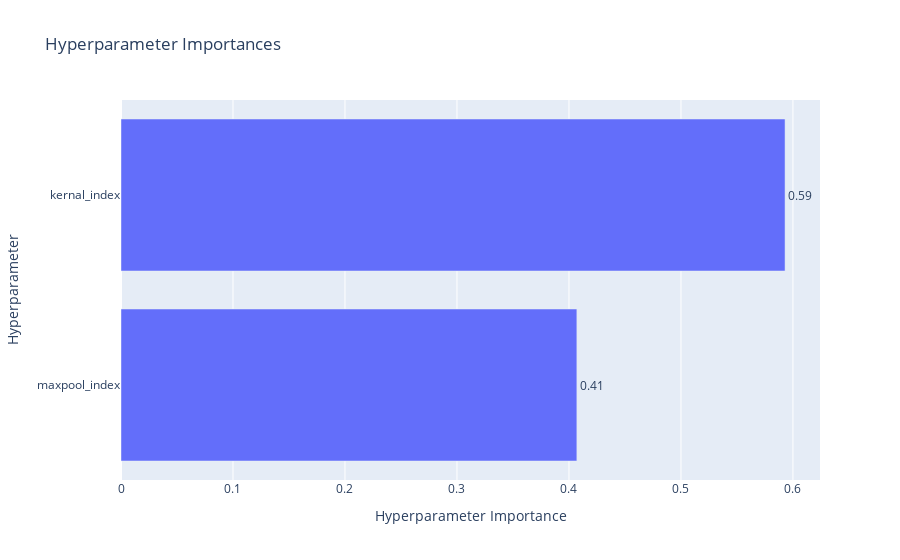

The code cell stored with this chart in its notebook:
### Code cell
optuna.visualization.plot_param_importances(study)

### Figure 1 — Plotly figure (JSON) as saved in the notebook; plotly's stock layout.template omitted (floating-point values rounded to 4 significant figures)
{"data": [{"cliponaxis": false, "hovertemplate": ["maxpool_index (CategoricalDistribution): 0.40705151367688763<extra></extra>", "kernal_index (CategoricalDistribution): 0.5929484863231124<extra></extra>"], "name": "Objective Value", "orientation": "h", "text": ["0.41", "0.59"], "textposition": "outside", "type": "bar", "x": [0.4071, 0.5929], "y": ["maxpool_index", "kernal_index"]}], "layout": {"title": {"text": "Hyperparameter Importances"}, "xaxis": {"title": {"text": "Hyperparameter Importance"}}, "yaxis": {"title": {"text": "Hyperparameter"}}}}
